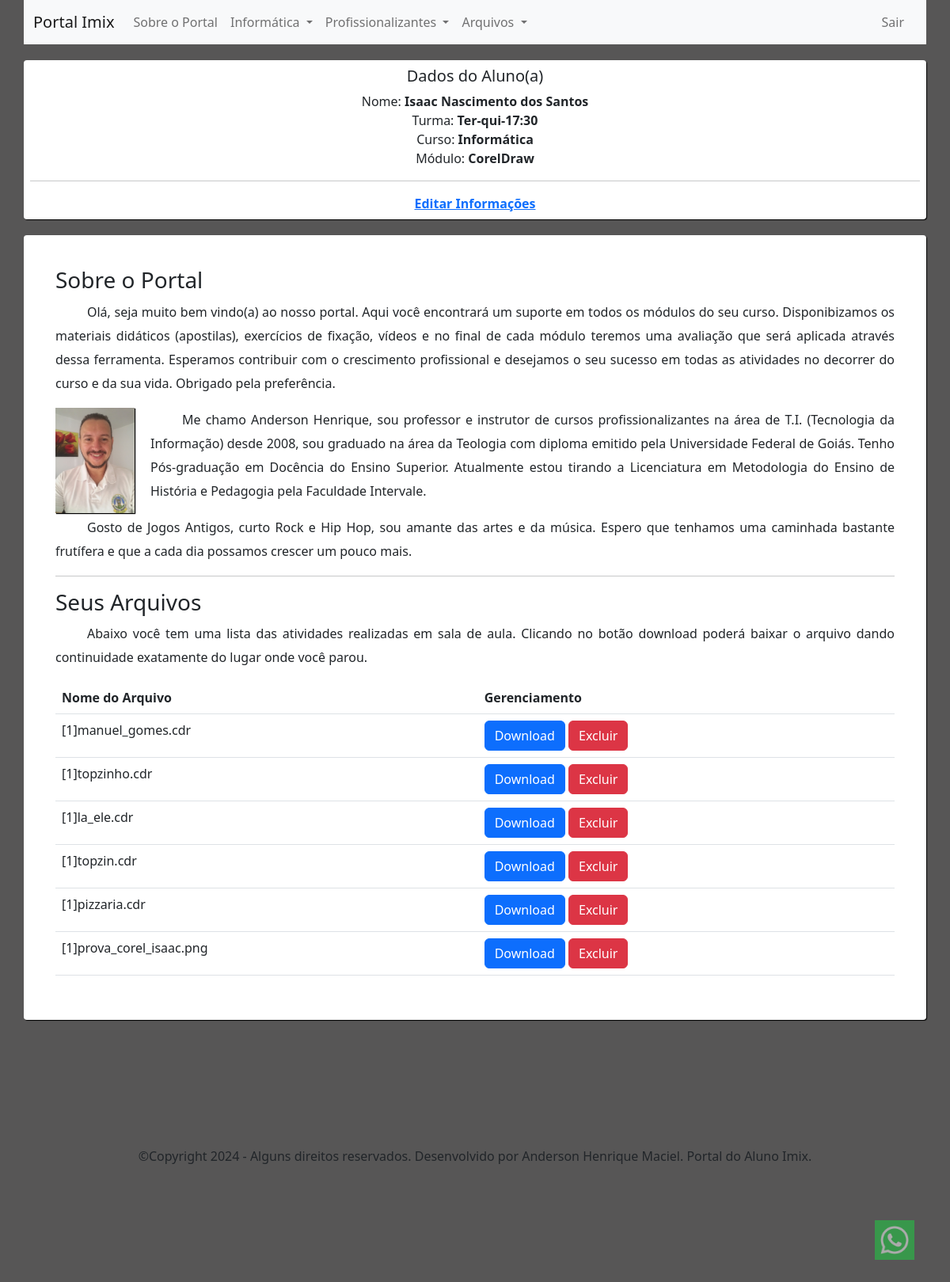
/principal.php (signed in), run on the app's committed database.
### tables this page shows
CREATE TABLE `usuario` (
  `id_user` int(11) NOT NULL,
  `name` varchar(200) NOT NULL,
  `user` varchar(30) NOT NULL,
  `tel` varchar(15) NOT NULL,
  `pass` varchar(42) NOT NULL,
  `curso` varchar(20) DEFAULT NULL,
  `id_class` int(11) DEFAULT NULL,
  `id_modulo` int(11) DEFAULT NULL
);

CREATE TABLE `horario` (
  `id_class` int(11) NOT NULL,
  `class` varchar(15) NOT NULL
);

CREATE TABLE `modulo` (
  `id_modulo` int(11) NOT NULL,
  `modulo` varchar(50) NOT NULL
);

CREATE TABLE `uploads` (
  `id_upload` int(11) NOT NULL,
  `arquivo` varchar(200) NOT NULL,
  `id_user` int(11) DEFAULT NULL
);

### model/UsuarioDAO.php (called while the page is built, shortened)
<?php
include_once 'Conecta.php';
class UsuarioDAO extends Conecta {
    private $table = 'usuario';
    public function selectId(Usuario $user) {
        $sql = "SELECT * FROM $this->table LEFT JOIN horario ON usuario.id_class = horario.id_class LEFT JOIN modulo ON usuario.id_modulo = modulo.id_modulo WHERE id_user = ?";
        $stmt = UsuarioDAO::prepareSQL($sql);
        $stmt->bindValue(1, $user->getId_user());
        $stmt->execute();
        return $stmt->fetch();
    }
}

### model/Conecta.php (called while the page is built)
<?php
class Conecta {
    private static $conn;
    private static function getConn(){
        try{
            $dsn = "mysql:host=localhost;dbname=db_imix";
            self::$conn = new PDO($dsn, "root", "");
            self::$conn->setAttribute(PDO::ATTR_ERRMODE, PDO::ERRMODE_EXCEPTION);
            self::$conn->setAttribute(PDO::ATTR_DEFAULT_FETCH_MODE, PDO::FETCH_OBJ);
        } catch (PDOException $e) {
            echo "Erro: ".$e->getMessage();
        }
        return self::$conn;
    }
    protected static function prepareSQL($sql){
        return self::getConn()->prepare($sql);
    }
}

### model/Usuario.php (called while the page is built, shortened)
<?php
class Usuario {
    private $id_user;
    function getId_user() {
        return $this->id_user;
    }
    function setId_user($id_user) {
        $this->id_user = $id_user;
    }
}

### model/UploadDAO.php (called while the page is built, shortened)
<?php
include_once 'Conecta.php';
class UploadDAO extends Conecta {
    private $table = 'uploads';
    function listarArquivos(){
        $sql = "SELECT * FROM $this->table INNER JOIN usuario WHERE uploads.id_user = usuario.id_user";
        $stmt = UploadDAO::prepareSQL($sql);
        $stmt->execute();
        return $stmt->fetchAll();
    }
}

### pag/sobre.php (the view)
<h3 class="text-dark">Sobre o Portal</h3>
<p style="text-indent: 40px; text-align: justify; line-height: 30px">
    Olá, seja muito bem vindo(a) ao nosso portal. Aqui você encontrará um suporte em todos os módulos do seu curso.
    Disponibizamos os materiais didáticos (apostilas), exercícios de fixação, vídeos e no final de cada módulo teremos
    uma avaliação que será aplicada através dessa ferramenta. Esperamos contribuir com o crescimento profissional e
    desejamos o seu sucesso em todas as atividades no decorrer do curso e da sua vida. Obrigado pela preferência.
</p>
<img src="imagem/eu.jpg" alt="Minha Foto" style="width: 100px; float: left; margin-right: 20px; box-shadow: 1px 1px 1px #000">
<p style="text-indent: 40px; text-align: justify; line-height: 30px;">
    Me chamo Anderson Henrique, sou professor e instrutor de cursos profissionalizantes na área de T.I. (Tecnologia da
    Informação) desde 2008, sou graduado na área da Teologia com diploma emitido pela Universidade Federal de Goiás. Tenho
    Pós-graduação em Docência do Ensino Superior. Atualmente estou tirando a Licenciatura em Metodologia do Ensino de
    História e Pedagogia pela Faculdade Intervale.
</p>
<p style="text-indent: 40px; text-align: justify; line-height: 30px">
    Gosto de Jogos Antigos, curto Rock e Hip Hop, sou amante das artes e da música. Espero que tenhamos uma caminhada
    bastante frutífera e que a cada dia possamos crescer um pouco mais.
</p>
<hr>
<h3 class="text-dark">Seus Arquivos</h3>
<p style="text-indent: 40px; text-align: justify; line-height: 30px">
    Abaixo você tem uma lista das atividades realizadas em sala de aula. Clicando no botão download poderá baixar o arquivo dando continuidade
    exatamente do lugar onde você parou.
    <br>
</p>
<table class="table table-responsive">
    <thead>
        <tr>
            <th>Nome do Arquivo</th>
            <th>Gerenciamento</th>
        </tr>
    </thead>
    <tbody>
        <?php
        include_once 'model/UploadDAO.php';
        $upDAO = new UploadDAO();
        foreach ($upDAO->listarArquivos() as $arquivos) {
            if ($arquivos->id_user == $_SESSION['id_user']) {
        ?>
        <tr>
            <td><?=$arquivos->arquivo?></td>
            <td>
                <a class="btn btn-primary" href="uploads/<?=$arquivos->arquivo?>" target="_blank">Download</a>
                <a class="btn btn-danger" href="controller/excluirArquivo.php?arquivo=<?=$arquivos->arquivo?>&id=<?=$arquivos->id_upload?>" onclick="return confirm('Deseja excluir o arquivo?')">Excluir</a>
            </td>
        </tr>
        <?php
            }
        }
        ?>
    </tbody>
</table>

### principal.php (shortened to what this page needs)
<?php
include_once 'model/Usuario.php';
include_once 'model/UsuarioDAO.php';
$u = new Usuario();
$uDAO = new UsuarioDAO();
$u->setId_user($_SESSION['id_user']);
$select = $uDAO->selectId($u);
?>
<!DOCTYPE html>
<html>
    <head>
        <link href="https://cdn.jsdelivr.net/npm/bootstrap@5.2.2/dist/css/bootstrap.min.css" rel="stylesheet">
        <link href="https://getbootstrap.com/docs/5.2/assets/css/docs.css" rel="stylesheet">
    </head>
    <body style="background-color: #575656">
        <a class="whatsapp-link" href="https://web.whatsapp.com/send?phone=5561994470402" target="_blank">
            <img src="imagem/ico-whats.png" alt="Logo Whats">
        </a>
        <div class="container">
            <div class="row">
                <nav class="navbar navbar-expand-lg bg-light">
                    <div class="container-fluid">
                        <a class="navbar-brand" href="#">Portal Imix</a>
                        <div class="collapse navbar-collapse" id="navbarSupportedContent">
                            <ul class="navbar-nav me-auto mb-2 mb-lg-0">
                                <li class="nav-item">
                                    <a class="nav-link" href="?link=1">Sobre o Portal</a>
                                </li>
                                <li class="nav-item dropdown">
                                    <a class="nav-link dropdown-toggle" href="#" role="button" data-bs-toggle="dropdown" aria-expanded="false">
                                        Informática
                                    </a>
                                </li>
                                <li class="nav-item dropdown">
                                    <a class="nav-link dropdown-toggle" href="#" role="button" data-bs-toggle="dropdown" aria-expanded="false">
                                        Profissionalizantes
                                    </a>
                                </li>
                                <li class="nav-item dropdown">
                                    <a class="nav-link dropdown-toggle" href="#" role="button" data-bs-toggle="dropdown" aria-expanded="false">
                                        Arquivos
                                    </a>
                                </li>
                            </ul>
                            <ul class="navbar-nav me-2">
                                <li class="nav-item">
                                    <a class="nav-link" aria-current="page" href="?sair=ok" onclick="return confirm('Deseja sair do Portal?')">Sair</a>
                                </li>
                            </ul>
                        </div>
                    </div>
                </nav>
            </div>
            <div class="row text-center">
                <div class="col-md-12" style="margin-top: 20px; padding: 8px; background-color: #fff; border-radius: 4px; box-shadow: 1px 1px 1px #000">
                    <h5>Dados do Aluno(a)</h5>
                    Nome: <b><?= $_SESSION['usuario'] ?></b> <br>
                    Turma: <b><?= ucfirst($select->class) ?></b> <br>
                    Curso: <b><?= $_SESSION['curso'] ?></b> <br>
                    Módulo: <b><?= $select->modulo ?></b> <br>
                    <hr>
                    <a href="?link=2&id=<?= $_SESSION['id_user'] ?>" target=""><b>Editar Informações</b></a>
                </div>
            </div>
            <div class="row" style="margin-top: 20px; background-color: #fff; border-radius: 4px; box-shadow: 1px 1px 1px #000">
                <div class="col-md-12" style="padding: 40px">
                    <?php
                    $link = filter_input(INPUT_GET, 'link') ? filter_input(INPUT_GET, 'link') : 1;
                    $pag[1] = 'pag/sobre.php';
                    $pag[2] = 'pag/formEditarUser.php';
                    $pag[3] = 'pag/ipd.php';
                    $pag[4] = 'pag/windows.php';
                    $pag[5] = 'pag/word.php';
                    $pag[6] = 'pag/excel.php';
                    $pag[7] = 'pag/powerpoint.php';
                    $pag[8] = 'pag/internet.php';
                    $pag[9] = 'pag/midias_sociais.php';
                    $pag[10] = 'pag/coreldraw.php';
                    $pag[11] = 'pag/photoshop.php';
                    $pag[12] = 'pag/indesign.php';
                    $pag[13] = 'pag/stencyl_games.php';
                    $pag[14] = 'pag/youtuber.php';
                    $pag[15] = 'pag/canva.php';
                    $pag[16] = 'pag/manutencao.php';
                    $pag[17] = 'pag/tecnicas_redacao.php';
                    $pag[18] = 'pag/instagram_vendas.php';
                    $pag[19] = 'pag/marketing_digital.php';
                    $pag[20] = 'pag/credito_cobranca.php';
                    $pag[21] = 'pag/lideranca_eficaz.php';
                    $pag[22] = 'pag/gestor_administrativo.php';
                    $pag[23] = 'pag/fiscal_loja.php';
                    $pag[24] = 'pag/recursos_humanos.php';
                    $pag[25] = 'pag/logistica.php';
                    $pag[26] = 'pag/assistente_contabil.php';
                    $pag[27] = 'pag/operador_caixa.php';
                    $pag[28] = 'pag/home_office.php';
                    $pag[29] = 'pag/elaborar_curriculo.php';
                    $pag[30] = 'pag/atendente_farmacia.php';
                    $pag[31] = 'provas/windows.php';
                    $pag[32] = 'controller/recebe_prova_windows.php';
                    $pag[33] = 'provas/word.php';
                    $pag[34] = 'controller/recebe_prova_word.php';
                    $pag[35] = 'pag/formUpload.php';
                    if (file_exists($pag[$link])) {
                        include_once $pag[$link];
                    } else {
                        echo "A página não foi encontrada";
                    }
                    ?>
                </div>
            </div>
            <div class="row text-center" style="margin: 160px 0">
                <div class="col-md-12">
                    &COPY;Copyright 2024 - Alguns direitos reservados. Desenvolvido por Anderson Henrique Maciel. Portal do Aluno Imix.
                </div>
            </div>
        </div>
    </body>
</html>

### principal.php (style rules this page uses)
.whatsapp-link { position:fixed; width: 60px; height: 60px; bottom: 40px; right: 40px; color: #ffffff; border-radius: 50px; text-align: center; font-size: 40px; z-index: 1000; opacity: .5; transition: .7s; }
.whatsapp-link img { width:50px; height:50px; }

### data on the page
usuario: id_class.class "Ter-qui-17:30", id_modulo.modulo "CorelDraw"
uploads: arquivo "[1]manuel_gomes.cdr"
uploads: arquivo "[1]topzinho.cdr"
uploads: arquivo "[1]la_ele.cdr"
uploads: arquivo "[1]topzin.cdr"
uploads: arquivo "[1]pizzaria.cdr"
uploads: arquivo "[1]prova_corel_isaac.png"

### other printed values
$_SESSION['usuario'] "Isaac Nascimento dos Santos"
$_SESSION['curso'] "Informática"
